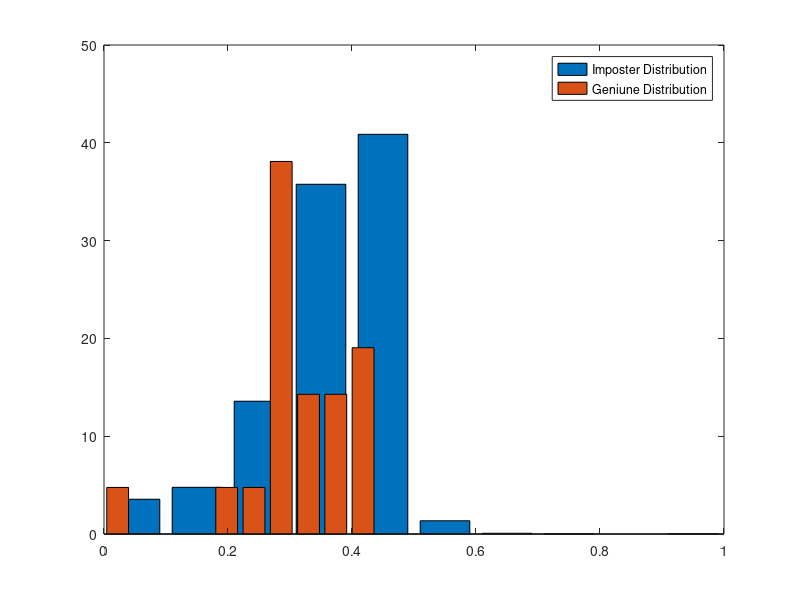

Here is the MATLAB script that generated this plot:
%The Code to generate the Impostor and Geniune Distributions of the
%dataset.

%clear the workspace
clear();

%Load the two matrix variables. 
%   -matrix2200names.mat
%   -matrix4000names.mat

load('matrix2200names.mat');
load('matrix4000names.mat');

%Control which matrix the code uses using the variable currentDistMatrix.
%using matrix1 and matrix2.

%The Geniune and Impostor vectors.
matrixG = [];
matrixI = [];

%The two matrix containing score values for LG2200 and LG4000.
matrix1 = matrix2200names;
matrix2= matrix;

%Control which matrix the code uses using this variable.
currentDistMatrix = matrix1;

for k=1 : 220
    for j=1:88
        
        %If the subject name is same mark it as a geniune score.
        if currentDistMatrix(k,1)==currentDistMatrix(1,j)
            matrixG= [matrixG, currentDistMatrix(k,j)];
        %else mark it as an impostor.
        elseif j~=1 && k~= 1
            matrixI = [matrixI,currentDistMatrix(k,j)];
            
        end
    end
end

%plotting the vectors.
figure;
ylabel('Frequency (percent)');
xlabel('Hamming Distance');

%the impostor distribution.
[histFreq, histXout] = hist(matrixI, 10);

%normalizing the yaxis to percentages because the difference is too big.
bar(histXout, histFreq/sum(histFreq)*100);
hold on;

%the geniune distribution.
[genfreq, genXout] = hist(matrixG, 10);
bar(genXout, genfreq/sum(genfreq)*100);

%the legends
legend('Imposter Distribution','Geniune Distribution')



